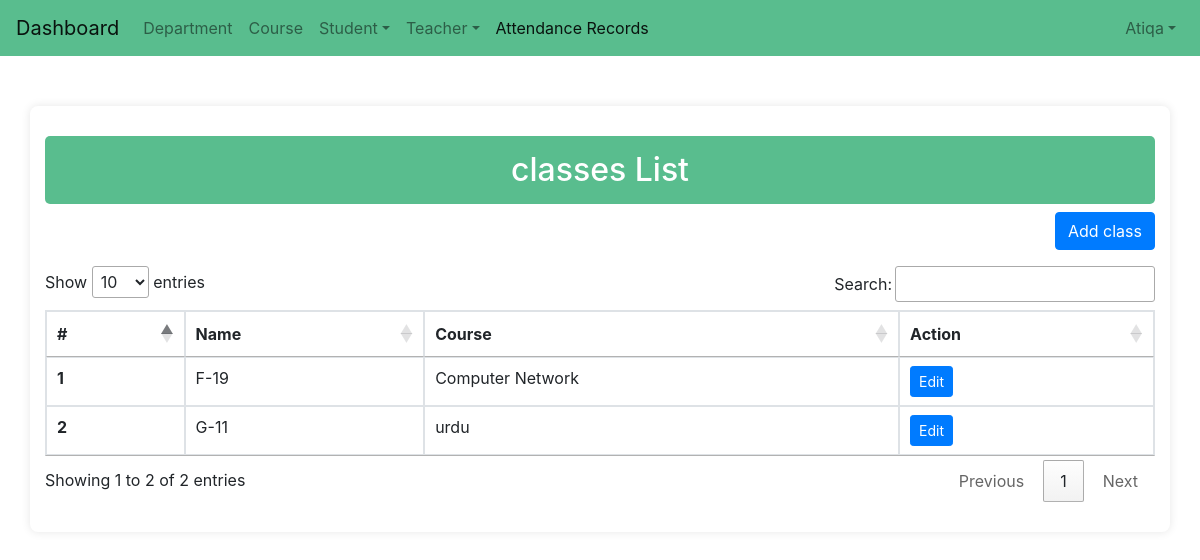
Page /classes_list/ (signed in) on the earlier database version.
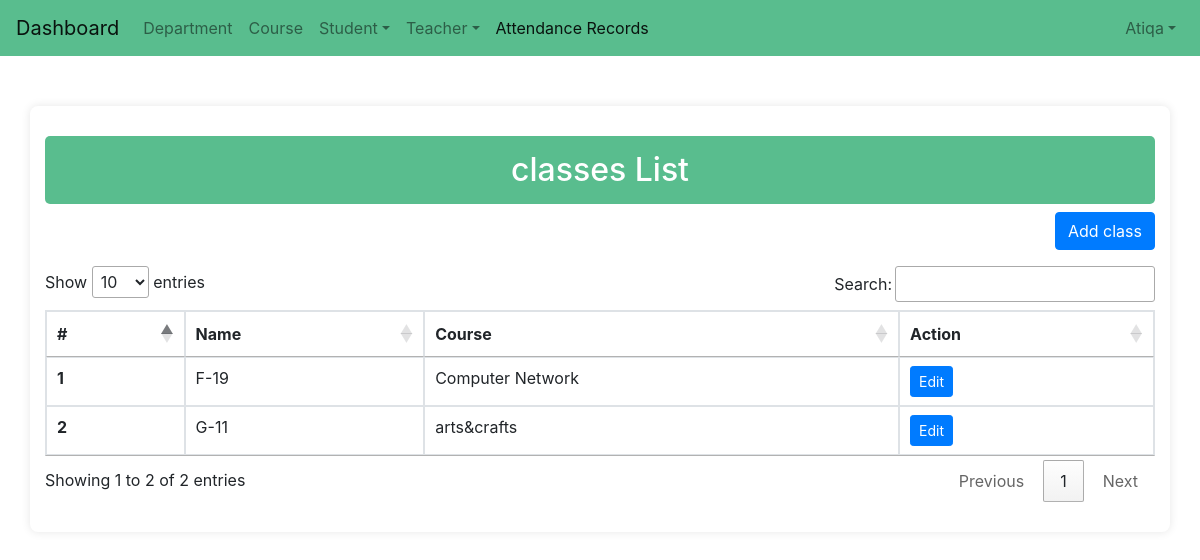
Same page on the later database version.
### attandance/models.py (models this page shows, shortened)
class Classes(models.Model):
    classes_id = models.CharField(max_length=100, null=True)
    name = models.CharField(max_length=255, unique=True)
    courses = models.ForeignKey(Courses, on_delete=models.CASCADE)
    created_on = models.DateTimeField(auto_now_add=True)
    updated_on = models.DateTimeField(auto_now=True)

class Courses(models.Model):
    course_id = models.CharField(max_length=100, null=True)
    name = models.CharField(max_length=255, )
    department = models.ForeignKey(Department, on_delete=models.CASCADE)
    created_on = models.DateTimeField(auto_now_add=True)
    updated_on = models.DateTimeField(auto_now=True)

### attandance/views.py (the view)
# urls.py: path('classes_list/', views.classes_list , name = 'classes_list'),
@login_required(login_url='home')
def classes_list(request):
    classes = Classes.objects.all()
    context = {
        'classes': classes,
    }
    return render(request , 'admin/class/classes_list.html',context)

### templates/admin/class/classes_list.html (shortened to what this page needs)
<!DOCTYPE html>
<html lang="en">
{% load static %}
<head>
</head>
<body>
    {% include 'navbar.html' %}
    <div class="container">
        <h2 class="text-center">classes List</h2>
        <div class="text-right mb-3">
            <a class="btn btn-primary" href="{% url 'classes_add' %}">Add class</a>
        </div>
        <table class="table table-bordered" id="classesList">
            <thead>
                <tr>
                    <th>#</th>
                    <th>Name</th>
                    <th>Course</th>
                    <th>Action</th>
                </tr>
            </thead>
            <tbody>
                {% for i in classes %}
                <tr>
                    <th scope="row">{{ forloop.counter }}</th>
                    <td>{{ i.name }}</td>
                    <td>{{ i.courses.name }}</td>
                    <td class="action-buttons">
                       <a class="btn btn-primary btn-sm" href="{% url 'classes_update' i.pk %}">Edit</a>
                    </td>
                </tr>
                {% endfor %}
            </tbody>
        </table>
    </div>
</body>
</html>

Differences in the rows shown:
changed Classes: courses.name "urdu" → "arts&crafts"
